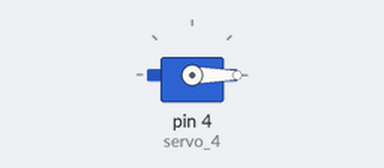
Bench run of a sketch on a simulated Arduino Uno, built with avr-gcc and run on an emulated ATmega328P. On the bench: servo.

Above: at 0.1 s.
At 19.1 s:
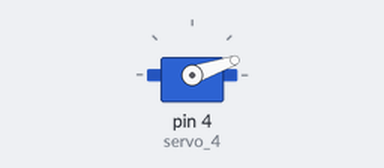
At 39.1 s:
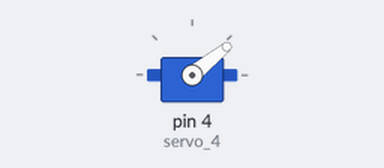
Timing chart, 0 to 40.0 s (numbered marks = the images above):
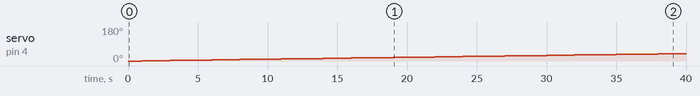

The sketch:

project_3_servo_practice_code_1.ino
```cpp
#include <Servo.h>

Servo servo_4;    //实例化舵机

void setup(){
  servo_4.attach(4);     //将舵机信号线（黄线）连接到数字引脚4
}

void loop(){
  for (int i = 0; i <= 180; i = i + (1)) {   //设置变量i来存储舵机位置,从0度到180度，步长为1
    servo_4.write(i);    //告诉舵机转到变量i的位置
    delay(1000);         //等待1000ms舵机转到变量i的位置
  }
  for (int i = 180; i >= 0; i = i + (-1)) {     //设置变量i来存储舵机位置,从180度到0度，步长为1
    servo_4.write(i);     //告诉舵机转到变量i的位置
    delay(1000);          //等待1000ms舵机转到变量i的位置
  }

}
```

Measured:
- by itself, servo on pin 4 (servo_4): moves from 0° to 39° over 38.0 s
